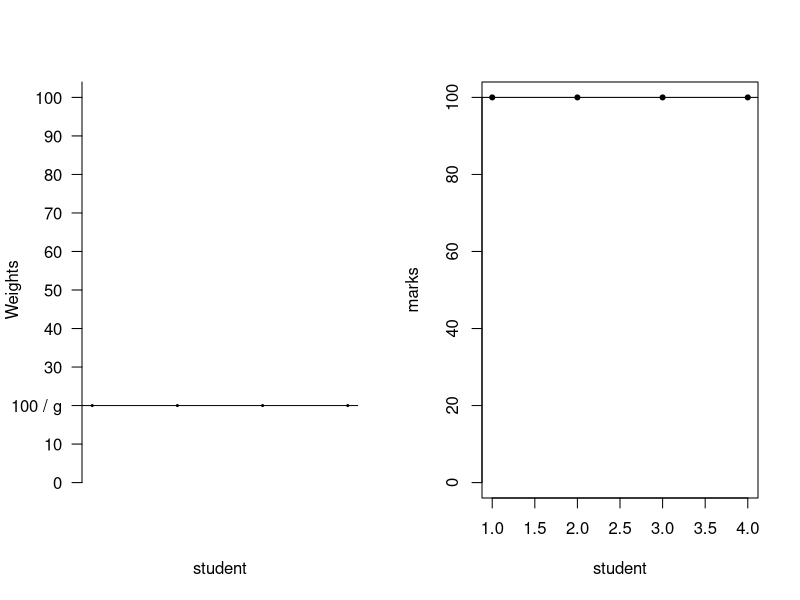

Write the R code that produced this figure.
## ---- chunk 1
knitr::opts_chunk$set(echo = TRUE)
## ---- chunk 2
compute.marks <- function(report.mark, weights) {
  # INPUT:
  #  - report.mark : mark given to the group report out of 100
  #  - weights:      vector of weights (in %) for all students in the group
  # OUTPUT:
  #  - optionnaly, vector of new weights
  #  - vector of (weighted) marks for all students in the group
  if (any(weights < 0 | weights > 100)) stop("All weights should be between 0 and 100.")
  if (abs(sum(weights) - 100) > 10 ^ (-3)) stop("The sum of weights (in %) should be 100.")
  g <- length(weights)
  W <- 100 / g
  marks <- report.mark * weights / W
  if (any(marks > 100)) {
    wmax <- weights[which.max(weights)]
    Wsup <- 100 * W / report.mark
    kappa <- (Wsup - W) / (wmax - W)
    excess.weights <- sum(weights[weights > W] - W)
    weights[weights > W] <- W + (weights[weights > W] - W) * kappa
    weights[weights < W] <- W - (W - weights[weights < W]) * kappa
    marks <- report.mark * weights / W
  }
  return(list(weights = weights, marks = marks))
}
## ---- chunk 3
M <- report.mark <- 100
weights <-  c(25, 25, 25, 25)
g <- length(weights)
W <- 100 / g
weights2 <- weights
weights2[weights >= W] <- weights2[weights >= W] - W
weights2[weights < W] <- -W + weights2[weights < W]
par(mfrow = c(1, 2))
plot(weights2, type = "h", lwd = 3, axes = FALSE, 
     ylab = "Weights", xlab = "student", ylim = c(-20, 80))
abline(h = 0)
at <- c(-20, -10, 0, 10, 20, 30, 40, 50, 60, 70, 80, 90, 100)
atplus <- at + 20
atplus[3] <- "100 / g"
axis(2, at = at , labels = atplus, las = 1)
marks <- g * M * weights / 100
plot(1:g, marks, ylim = c(0, max(marks)), xlab = "student", pch = 20) ; abline(h = 100)
## ---- chunk 4
M <- report.mark <- 100
weights <- c(25, 25, 25, 25)
( res <- compute.marks(report.mark, weights) )
sum(res$weights)
## ---- chunk 5
weights <- c(25, 25, 25, 25)
report.mark <- 100
( res <- compute.marks(report.mark, weights) )
sum(res$weights)
